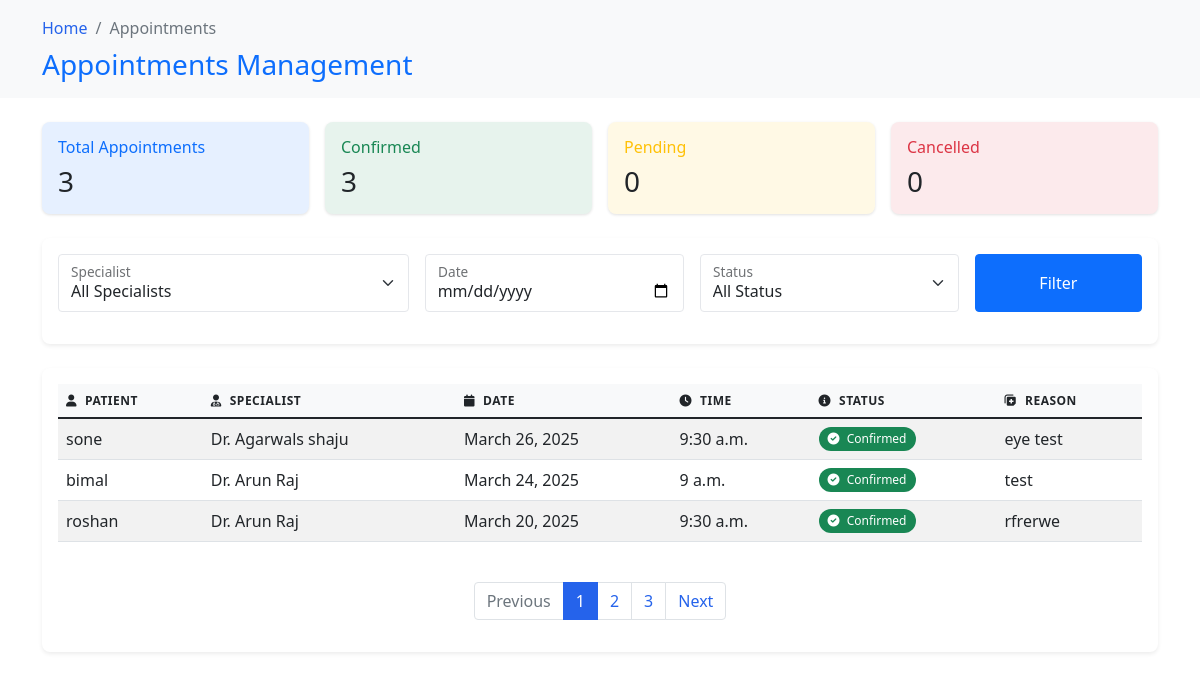
The app's page /appointments/ with its own data.
### p_app/models.py (models this page shows, shortened)
class Appointment(models.Model):
    STATUS_CHOICES = [
        ('PENDING', 'Pending'),
        ('CONFIRMED', 'Confirmed'),
        ('CANCELLED', 'Cancelled'),
        ('COMPLETED', 'Completed')
    ]
    patient = models.ForeignKey(UserDetails, on_delete=models.CASCADE)
    specialist = models.ForeignKey(EyeSpecialist, on_delete=models.CASCADE)
    appointment_date = models.DateField()
    appointment_time = models.TimeField()
    reason = models.TextField()
    status = models.CharField(max_length=20, choices=STATUS_CHOICES, default='PENDING')
    created_at = models.DateTimeField(auto_now_add=True)
    updated_at = models.DateTimeField(auto_now=True)

class UserDetails(models.Model):
    first_name = models.CharField(max_length=50)
    last_name = models.CharField(max_length=50)
    username = models.CharField(max_length=50, unique=True)
    password = models.CharField(max_length=50)
    email = models.EmailField(max_length=254, unique=True)
    mobile_phone = models.CharField(max_length=15)
    def __str__(self):
        return self.username

class EyeSpecialist(models.Model):
    first_name = models.CharField(max_length=100)
    last_name = models.CharField(max_length=100)
    email = models.EmailField(unique=True)
    password = models.CharField(max_length=100)
    clinic_name = models.CharField(max_length=200)
    address = models.TextField()
    city = models.CharField(max_length=100)
    state = models.CharField(max_length=100)
    phone = models.CharField(max_length=15)
    registration_date = models.DateTimeField(auto_now_add=True)
    is_active = models.BooleanField(default=True)

### p_app/views.py (the view, shortened to what this page needs)
# urls.py: path('appointments/', views.specialist_appointments, name='specialist_appointments'),
def specialist_appointments(request):
    specialists = EyeSpecialist.objects.all()
    specialist_id = request.GET.get('specialist')
    date_filter = request.GET.get('date')
    status_filter = request.GET.get('status')
    appointments = Appointment.objects.select_related(
        'patient', 'specialist'
    ).order_by('-appointment_date', '-appointment_time')
    if specialist_id:
        appointments = appointments.filter(specialist_id=specialist_id)
    if date_filter:
        appointments = appointments.filter(appointment_date=date_filter)
    if status_filter:
        appointments = appointments.filter(status=status_filter)
    total_appointments = appointments.count()
    confirmed_count = appointments.filter(status='CONFIRMED').count()
    pending_count = appointments.filter(status='PENDING').count()
    cancelled_count = appointments.filter(status='CANCELLED').count()
    page = request.GET.get('page', 1)
    paginator = Paginator(appointments, 10)  # Show 10 appointments per page
    try:
        appointments = paginator.page(page)
    except PageNotAnInteger:
        appointments = paginator.page(1)
    except EmptyPage:
        appointments = paginator.page(paginator.num_pages)
    context = {
        'appointments': appointments,
        'specialists': specialists,
        'selected_specialist': specialist_id,
        'date_filter': date_filter,
        'status_filter': status_filter,
        'total_appointments': total_appointments,
        'confirmed_count': confirmed_count,
        'pending_count': pending_count,
        'cancelled_count': cancelled_count,
    }
    return render(request, 'specialist_appointments.html', context)

### templates/specialist_appointments.html (shortened to what this page needs)
{% block content %}
<div class="container-fluid bg-light py-3 mb-4">
    <div class="container">
        <nav aria-label="breadcrumb">
            <ol class="breadcrumb mb-0">
                <li class="breadcrumb-item"><a href="{% url 'admin_view'%}" class="text-decoration-none">Home</a></li>
                <li class="breadcrumb-item active">Appointments</li>
            </ol>
        </nav>
        <h1 class="h3 mt-2 mb-0 text-primary">Appointments Management</h1>
    </div>
</div>
<div class="container">
    <div class="row g-3 mb-4">
        <div class="col-md-3">
            <div class="card border-0 bg-primary bg-opacity-10">
                <div class="card-body">
                    <h6 class="text-primary mb-2">Total Appointments</h6>
                    <h3 class="mb-0">{{ total_appointments }}</h3>
                </div>
            </div>
        </div>
        <div class="col-md-3">
            <div class="card border-0 bg-success bg-opacity-10">
                <div class="card-body">
                    <h6 class="text-success mb-2">Confirmed</h6>
                    <h3 class="mb-0">{{ confirmed_count }}</h3>
                </div>
            </div>
        </div>
        <div class="col-md-3">
            <div class="card border-0 bg-warning bg-opacity-10">
                <div class="card-body">
                    <h6 class="text-warning mb-2">Pending</h6>
                    <h3 class="mb-0">{{ pending_count }}</h3>
                </div>
            </div>
        </div>
        <div class="col-md-3">
            <div class="card border-0 bg-danger bg-opacity-10">
                <div class="card-body">
                    <h6 class="text-danger mb-2">Cancelled</h6>
                    <h3 class="mb-0">{{ cancelled_count }}</h3>
                </div>
            </div>
        </div>
    </div>
    <div class="card shadow-sm mb-4">
        <div class="card-body">
            <form method="get" class="row g-3">
                <div class="col-md-4">
                    <div class="form-floating">
                        <select name="specialist" id="specialist" class="form-select">
                            <option value="">All Specialists</option>
                        </select>
                        <label for="specialist">Specialist</label>
                    </div>
                </div>
                <div class="col-md-3">
                    <div class="form-floating">
                        <input type="date" class="form-control" id="date" name="date">
                        <label for="date">Date</label>
                    </div>
                </div>
                <div class="col-md-3">
                    <div class="form-floating">
                        <select name="status" id="status" class="form-select">
                            <option value="">All Status</option>
                        </select>
                        <label for="status">Status</label>
                    </div>
                </div>
                <div class="col-md-2">
                    <button type="submit" class="btn btn-primary w-100 h-100">Filter</button>
                </div>
            </form>
        </div>
    </div>
    <div class="card shadow-sm">
        <div class="card-body">
            {% if appointments %}
            <div class="table-responsive">
                <table class="table table-hover align-middle table-striped">
                    <thead class="bg-light">
                        <tr>
                            <th class="text-nowrap"><i class="fas fa-user me-2"></i>Patient</th>
                            <th class="text-nowrap"><i class="fas fa-user-md me-2"></i>Specialist</th>
                            <th class="text-nowrap"><i class="fas fa-calendar me-2"></i>Date</th>
                            <th class="text-nowrap"><i class="fas fa-clock me-2"></i>Time</th>
                            <th class="text-nowrap"><i class="fas fa-info-circle me-2"></i>Status</th>
                            <th class="text-nowrap"><i class="fas fa-notes-medical me-2"></i>Reason</th>
                        </tr>
                    </thead>
                    <tbody>
                        {% for appointment in appointments %}
                        <tr>
                            <td class="fw-medium">{{ appointment.patient }}</td>
                            <td>Dr. {{ appointment.specialist.first_name }} {{ appointment.specialist.last_name }}</td>
                            <td>{{ appointment.appointment_date }}</td>
                            <td>{{ appointment.appointment_time }}</td>
                            <td>
                                <span class="badge rounded-pill
                                    {% if appointment.status == 'CONFIRMED' %}bg-success
                                    {% elif appointment.status == 'PENDING' %}bg-warning text-dark
                                    {% elif appointment.status == 'CANCELLED' %}bg-danger
                                    {% else %}bg-info{% endif %}">
                                    <i class="fas {% if appointment.status == 'CONFIRMED' %}fa-check-circle
                                        {% elif appointment.status == 'PENDING' %}fa-clock
                                        {% elif appointment.status == 'CANCELLED' %}fa-times-circle
                                        {% else %}fa-info-circle{% endif %} me-1"></i>
                                    {{ appointment.get_status_display }}
                                </span>
                            </td>
                            <td>
                                <span class="text-truncate d-inline-block" style="max-width: 200px;">
                                    {{ appointment.reason }}
                                </span>
                            </td>
                        </tr>
                        {% endfor %}
                    </tbody>
                </table>
            </div>
            <nav class="mt-4" aria-label="Page navigation">
                <ul class="pagination justify-content-center">
                    <li class="page-item disabled">
                        <a class="page-link" href="#" tabindex="-1">Previous</a>
                    </li>
                    <li class="page-item active"><a class="page-link" href="#">1</a></li>
                    <li class="page-item"><a class="page-link" href="#">2</a></li>
                    <li class="page-item"><a class="page-link" href="#">3</a></li>
                    <li class="page-item">
                        <a class="page-link" href="#">Next</a>
                    </li>
                </ul>
            </nav>
            {% else %}
            <div class="alert alert-info m-0" role="alert">
                <i class="fas fa-info-circle me-2"></i> No appointments found.
            </div>
            {% endif %}
        </div>
    </div>
</div>
<link href="https://cdn.jsdelivr.net/npm/bootstrap@5.1.3/dist/css/bootstrap.min.css" rel="stylesheet">
<link href="https://cdnjs.cloudflare.com/ajax/libs/font-awesome/6.0.0/css/all.min.css" rel="stylesheet">
{% endblock %}

### templates/specialist_appointments.html (style rules this page uses)
.card { border-radius: 0.5rem; border: none; box-shadow: 0 1px 3px rgba(0,0,0,0.12); }
.form-floating .form-control, .form-floating .form-select { border-color: #e5e7eb; }
.badge { font-weight: 500; padding: 0.5em 0.75em; }
.table th { font-weight: 600; text-transform: uppercase; font-size: 0.75rem; letter-spacing: 0.5px; }
.pagination .page-link { color: var(--primary-color); }
.pagination .active .page-link { background-color: var(--primary-color); border-color: var(--primary-color); }
.breadcrumb-item a { color: var(--primary-color); }

### records on screen
Appointment: patient "sone", specialist.first_name "Agarwals", specialist.last_name "shaju", appointment_date "March 26, 2025", appointment_time "9:30 a.m.", status "Confirmed", reason "eye test"
Appointment: patient "bimal", specialist.first_name "Arun", specialist.last_name "Raj", appointment_date "March 24, 2025", appointment_time "9 a.m.", status "Confirmed", reason "test"
Appointment: patient "roshan", specialist.first_name "Arun", specialist.last_name "Raj", appointment_date "March 20, 2025", appointment_time "9:30 a.m.", status "Confirmed", reason "rfrerwe"

### other values on screen
{{ total_appointments }} "3"
{{ confirmed_count }} "3"
{{ pending_count }} "0"
{{ cancelled_count }} "0"
